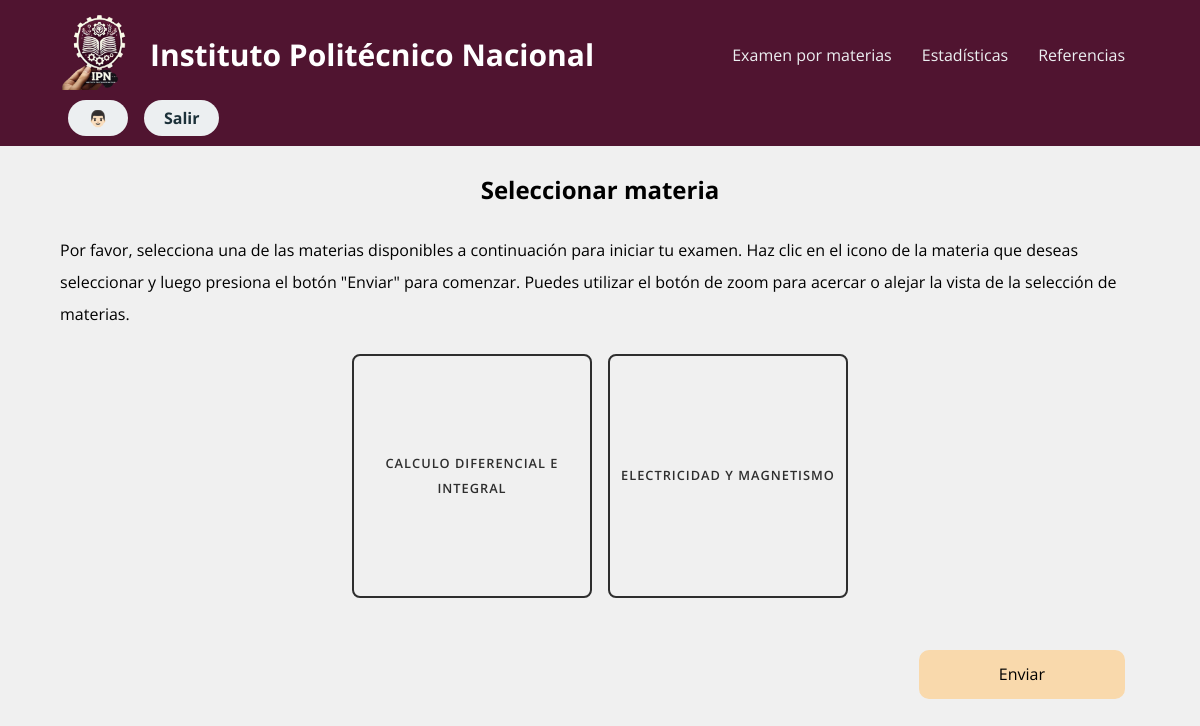
The app's page /views/alumnos/examenMateria.php (signed in) with its own data.
### tables this page shows
CREATE TABLE `materias` (
  `id` int(11) NOT NULL,
  `nombre` varchar(100) NOT NULL,
  `icono` varchar(255) NOT NULL
);

### views/alumnos/examenMateria.php (the view, shortened to what this page needs)
<?php
$db = new Database();
$con = $db->conectar();
$query = "SELECT * FROM materias";
$result = $con->query($query);
?>
<!DOCTYPE html>
<html lang="es" class="a">
<head>
    <link href="https://fonts.cdnfonts.com/css/january-threed" rel="stylesheet">
    <link rel="stylesheet" href="../../src/css/siderN.css">
    <link rel="stylesheet" href="../../src/css/ialumno.css">
    <link rel="stylesheet" href="../../src/css/normalize.css">
    <link rel="stylesheet" href="../../src/css/test.css">
</head>
<body>
    <div class="container">
    <header class="header">
        <div class="logo">
            <a href="index.php">
                <img src="../../src/img/IPN.png" alt="Logo de la marca"/>
            </a>
            <span class="title">Instituto Politécnico Nacional</span>
        </div>
        <nav>
            <ul class="nav-links" id="nav-links">
                <li><a href="examenMateria.php">Examen por materias</a></li>
                <li><a href="estadisticas.php">Estadísticas</a></li>
                <li><a href="material.php">Referencias</a></li>
            </ul>
        </nav>
        <div class="btn-wrapper">
            <a class="btn" href="perfil.php"><button>👨🏻</button></a>
            <a class="btn" href="../../logout.php"><button>Salir</button></a>
        </div>
    </header>
      <main class="content no-margin">
        <div class="contenedor">
        <h2 class="test-general__titulo">Seleccionar materia</h2>
        <p class="test-general__instrucciones">
            Por favor, selecciona una de las materias disponibles a continuación para iniciar tu examen. Haz clic en el icono de la materia que deseas seleccionar y luego presiona el botón "Enviar" para comenzar. Puedes utilizar el botón de zoom para acercar o alejar la vista de la selección de materias.
        </p>
        <form class="test-general__formulario" method="POST" action="resolver_examen.php" id="materias-form">
        <div class="radio-tile-group">
            <?php while($row = $result->fetch(PDO::FETCH_ASSOC)): ?>
                <div class="input-container">
                    <div class="radio-tile">
                        <label for="materia-<?php echo $row['id']; ?>"><?php echo $row['nombre']; ?></label>
                    </div>
                </div>
            <?php endwhile; ?>
        </div>
        <div class="boton">
            <input type="submit" value="Enviar" class="botonPrincipal">
        </div>
        <br>
        <br>
    </form>
        </div>
      </main>
    </div>
</body>
</html>

### src/css/siderN.css (style rules this page uses)
.header { background-color: #501430; display: flex; justify-content: space-between; align-items: center; padding: 10px 5%; flex-wrap: wrap; position: relative; }
.header .logo { display: flex; align-items: center; }
.header .logo .title { margin-left: 10px; font-size: 30px; color: #ffffff; white-space: nowrap; background-color: transparent; font-weight: bold; }
.header .logo img { height: 80px; width: auto; transition: all 0.3s; }
.header .nav-links { list-style: none; display: flex; align-items: center; transition: all 0.3s ease-in-out; padding-left: 10px; }
.header .nav-links li { padding: 0 15px; }
.header .nav-links a { color: #eceff1; text-decoration: none; font-size: 16px; }
.header .btn { margin-top: 0; display: inline-block; margin: 0 8px; }
.header .btn button { font-weight: 700; color: #1b3039; padding: 9px 20px; background: #eceff1; border: none; border-radius: 50px; cursor: pointer; transition: all 0.3s ease; }
.header .btn-wrapper { display: flex; justify-content: flex-end; flex-wrap:wrap; }

### src/css/ialumno.css (style rules this page uses)
:root { --fuenteMarca: 'January Threed', sans-serif; --fuenteHeading: 'PT Sans', sans-serif; --fuenteParrafos: 'Open Sans', sans-serif; --primario: #2e2e2e; --primarioClaro: #70d2ff; --secundario: #aedd28; --secundarioOscuro: #759e12; --section: #70d2ff; --claro: #f8f8ec; --blanco: #fff; --negro: #000; --grisClaro: #DFE9F3; }
body { box-sizing: border-box; background-color: #f0f0f0; font-family: var(--fuenteParrafos); font-size: 1rem; line-height: 2; }
a { text-decoration: none; }
.contenedor { width: min(90%, 120rem); margin: 0 auto; }
.no-margin { margin: 0 !important; }
.botonPrincipal { background: #F9D9AC; border: none; padding: 15px 80px; border-radius: 10px; color: rgb(0, 0, 0); cursor: pointer; font-size: 16px; display: inline-block; margin-right: 15px; }
.radio-tile-group { display: flex; flex-wrap: wrap; justify-content: center; }
.input-container { position: relative; height: 15rem; width: 15rem; margin: 0.5rem; text-align: center; }
.input-container .radio-tile { display: flex; flex-direction: column; align-items: center; justify-content: center; height: 100%; border: 2px solid var(--primario); border-radius: 8px; transition: all 300ms ease; }
.input-container label { color: var(--primario); font-size: 0.80rem; font-weight: 600; text-transform: uppercase; letter-spacing: 1px; }
.title { display: flex; justify-content: center; background-color: #dfdfdf; }
.test-general__titulo { text-align: center; }
.test-general__formulario { margin-bottom: 3rem; }

### src/css/test.css (style rules this page uses)
.boton { display: flex; justify-content: end; margin-top: 3rem; }

### records on screen
materias: nombre "CALCULO DIFERENCIAL E INTEGRAL"
materias: nombre "ELECTRICIDAD Y MAGNETISMO"
